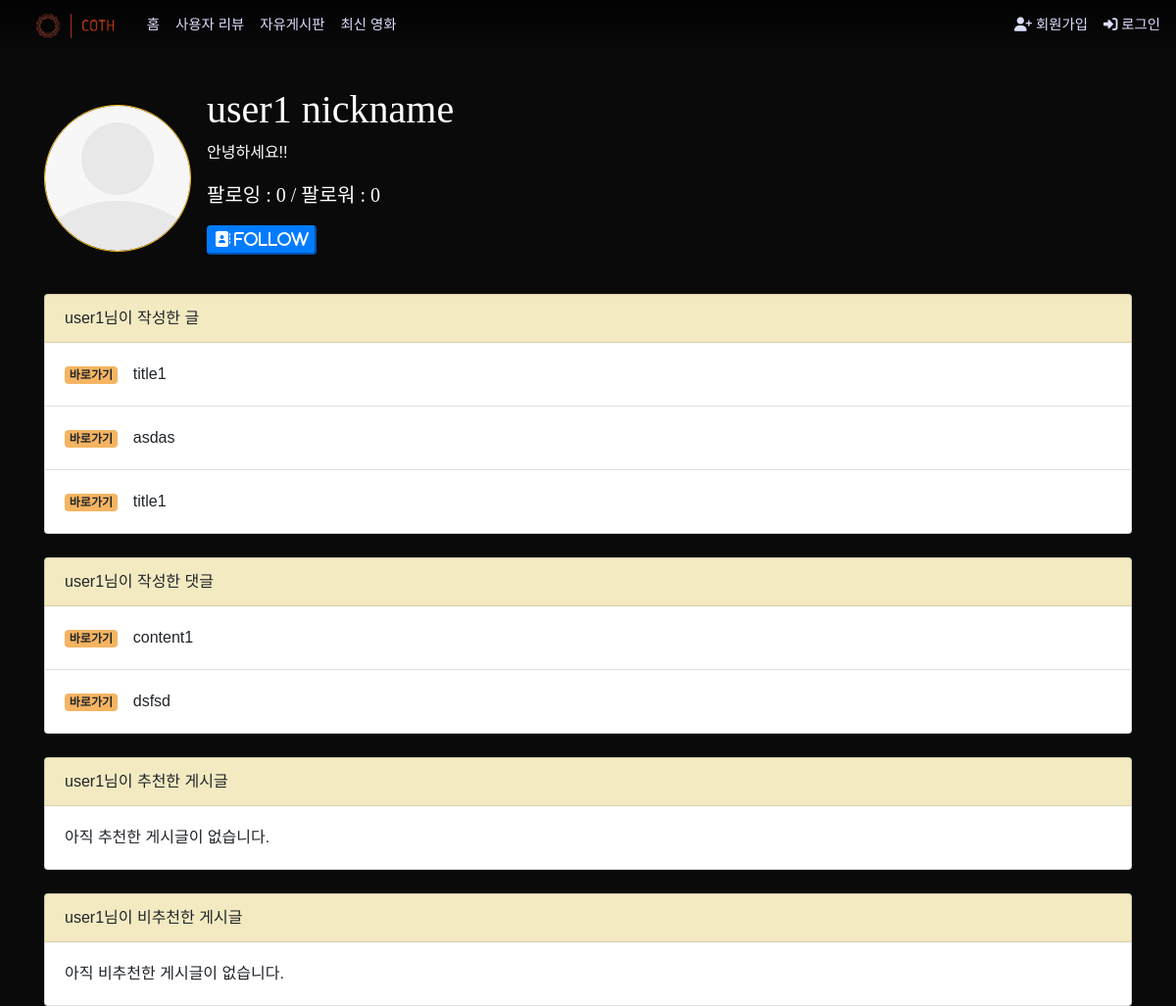
Page /accounts/2/ on the committed database.
### accounts/models.py (models this page shows)
class User(AbstractUser):
    followers = models.ManyToManyField('self', symmetrical=False, related_name='followings')
    image = ProcessedImageField(blank=True,
                                processors=[Thumbnail(150, 150)],
                                format='png',
                                options={'quality': 100},
                                upload_to='%Y/%m/%d')
    selfpr = models.CharField(max_length=100)
    nickname = models.CharField(max_length=20)
    dibs_movies = models.ManyToManyField(Movie, related_name='dibs_users', blank=True, null=True)
    class Prefer(models.IntegerChoices):
        액션 = 28
        모험 = 12
        애니메이션 = 16
        코미디 = 35
        범죄 = 80
        다큐멘터리 = 99
        드라마 = 18
        가족 = 10751
        판타지 = 14
        역사 = 36
        공포 = 27
        음악 = 10402
        미스터리 = 9648
        로맨스 = 10749
        SF = 878
        TV영화 = 10770
        스릴러 = 53
        전쟁 = 10752
        서부 = 37
    genre_prefer1 = models.IntegerField(choices=Prefer.choices)
    genre_prefer2 = models.IntegerField(choices=Prefer.choices)
    genre_prefer3 = models.IntegerField(choices=Prefer.choices)

### articles/models.py (models this page shows, shortened)
class ReviewArticle(models.Model):
    user = models.ForeignKey(settings.AUTH_USER_MODEL, on_delete=models.CASCADE)
    like = models.ManyToManyField(settings.AUTH_USER_MODEL, related_name='like_review')
    likecount = models.IntegerField(default=0)
    unlike = models.ManyToManyField(settings.AUTH_USER_MODEL, related_name='unlike_review')
    unlikecount = models.IntegerField(default=0)
    title = models.CharField(max_length=50)
    content = models.TextField()
    created_at = models.DateTimeField(auto_now_add=True)
    updated_at = models.DateTimeField(auto_now=True)
    image = models.ImageField(blank=True, upload_to='%Y/%m/%d')
    hits = models.PositiveIntegerField(default=0)
    class Rank(models.IntegerChoices):
        BEST = 5
        GOOD = 4
        NORMAL = 3
        BAD = 2
        WORST = 1
    rank = models.IntegerField(choices=Rank.choices)

class TalkArticle(models.Model):
    user = models.ForeignKey(settings.AUTH_USER_MODEL, on_delete=models.CASCADE)
    title = models.CharField(max_length=50)
    content = models.TextField()
    created_at = models.DateTimeField(auto_now_add=True)
    updated_at = models.DateTimeField(auto_now=True)
    image = models.ImageField(blank=True, upload_to='%Y/%m/%d')
    hits = models.PositiveIntegerField(default=0)

class ReviewComment(models.Model):
    user = models.ForeignKey(settings.AUTH_USER_MODEL, on_delete=models.CASCADE)
    review_article = models.ForeignKey(ReviewArticle, on_delete=models.CASCADE)
    content = models.CharField(max_length=100)
    created_at = models.DateTimeField(auto_now_add=True)
    updated_at = models.DateTimeField(auto_now=True)

### accounts/views.py (the view)
# urls.py: path('<int:user_pk>/', views.profile, name='profile'),
@require_GET
def profile(request, user_pk):
    person = get_object_or_404(get_user_model(), pk=user_pk)
    context = {
        'person': person,
    }
    return render(request, 'accounts/profile.html', context)

### accounts/templates/accounts/profile.html (shortened to what this page needs)
{% extends 'base.html' %}
{% load static %}
{% block content %}
  <div class="media mt-5 ns">
    {% if person.image %}
      <img src="{{ person.image.url }}" alt="{{ person.image }}" class="align-self-center mr-3 rounded-circle border border-warning mt-4">
    {% else %}
      <img width=150px height=150px src="{% static 'accounts/profile.png' %}" class="align-self-center mr-3 rounded-circle border border-warning mt-4" alt="profile">
    {% endif %}
    <div class="media-body">
      <h1 class="mt-4 text-white np">{{ person.nickname }}</h1>
      <p class="mb-0 text-white ns">{{ person.selfpr }}</p>
      <p>{% include 'accounts/_follow.html' %}</p>
    </div>
  </div>
  <br>
  <ul class="list-group ns">
    <li class="list-group-item" style="background-color:#f3eac2;">{{ person.username }}님이 작성한 글</li>
    {% if person.reviewarticle_set.all or person.talkarticle_set.all %}
      {% for review in person.reviewarticle_set.all %}
        <li class="list-group-item"><p class="my-2"><a href="{% url 'articles:review_detail' review.pk %}" class="badge text-body" style="background-color:#f5b461;">바로가기</a>&ensp;&ensp;{{ review.title }}</p></li>
      {% endfor %}
      {% for talk in person.talkarticle_set.all %}
        <li class="list-group-item"><p class="my-2"><a href="{% url 'articles:talk_detail' talk.pk %}" class="badge text-body" style="background-color:#f5b461;">바로가기</a>&ensp;&ensp;{{ talk.title }}</p></li>
      {% endfor %}
    {% else %}
      <li class="list-group-item"><p class="my-2">아직 작성한 글이 없습니다.</p></li>
    {% endif %}
  </ul>
  <br>
  <ul class="list-group ns">
    <li class="list-group-item" style="background-color:#f3eac2;">{{ person.username }}님이 작성한 댓글</li>
    {% if person.reviewcomment_set.all or person.talkcomment_set.all %}
      {% for review_comment in person.reviewcomment_set.all %}
        <li class="list-group-item"><p class="my-2"><a href="{% url 'articles:review_detail' review_comment.review_article.pk %}" class="badge text-body" style="background-color:#f5b461;">바로가기</a>&ensp;&ensp;{{ review_comment.content }}</p></li>
      {% endfor %}
    {% else %}
      <li class="list-group-item"><p class="my-2">아직 작성한 댓글이 없습니다.</p></li>
    {% endif %}
  </ul>
  <br>
  <ul class="list-group ns">
    <li class="list-group-item" style="background-color:#f3eac2;">{{ person.username }}님이 추천한 게시글</li>
    {% if person.like_review.all %}
      {% for review in person.like_review.all %}
        <li class="list-group-item"><p class="my-2"><a href="{% url 'articles:review_detail' review.pk %}" class="badge text-body" style="background-color:#f5b461;">바로가기</a>&ensp;&ensp;{{ review.title }}</p></li>
      {% endfor %}
    {% else %}
      <li class="list-group-item"><p class="my-2">아직 추천한 게시글이 없습니다.</p></li>
    {% endif %}
  </ul>
  <br>
  <ul class="list-group ns mb-5">
    <li class="list-group-item" style="background-color:#f3eac2;">{{ person.username }}님이 비추천한 게시글</li>
    {% if person.unlike_review.all %}
      {% for review in person.unlike_review.all %}
        <li class="list-group-item"><p class="my-2"><a href="{% url 'articles:review_detail' review.pk %}" class="badge text-body" style="background-color:#f5b461;">바로가기</a>&ensp;&ensp;{{ review.title }}</p></li>
      {% endfor %}
    {% else %}
      <li class="list-group-item"><p class="my-2">아직 비추천한 게시글이 없습니다.</p></li>
    {% endif %}
  </ul>
{% endblock %}

### mainstatic/src/stylesheets/init.css (style rules this page uses)
html, body { margin: 0; padding: 0; width: 100%; height: 100%; background-color: rgb(10,10,10); font-size: 16px; }
html { box-sizing: border-box; font-family: sans-serif; }
*, *:after, *:before { box-sizing: inherit; }
li, ul { margin: 0; padding: 0; border: 0; font-size: 100%; font: inherit; vertical-align: baseline; }
ul { list-style: none; }

### moviesite/templates/base.html (style rules this page uses)
.np { font-family: 'Nanum Pen Script', cursive; }
.ns { font-family: 'Noto Sans KR', sans-serif; }

### rows in the picture
User: nickname "user1 nickname", selfpr "안녕하세요!!", username "user1"
ReviewArticle: title "title1"
ReviewArticle: title "asdas"
TalkArticle: title "title1"
ReviewComment: content "content1"
ReviewComment: content "dsfsd"

### other values in the picture
{{ followings|length }} "0"
{{ followers|length }} "0"
